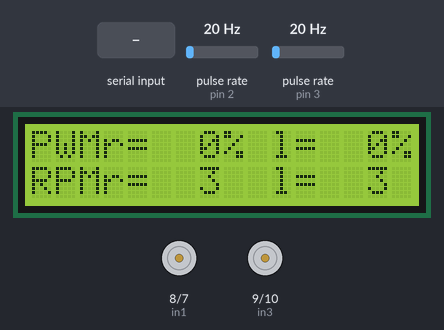
This sketch was run on a simulated Arduino Uno, built with avr-gcc and run on an emulated ATmega328P. Shown: 16×2 character LCD, motor-driver pin pairs drawn as motors (green arrow = first pin HIGH = forward, orange = second pin HIGH = backward, longer = more drive, scaled by the enable pin). Wiring (inferred from the names in the program): 2 × pulse sensor: data pin 2 / data pin 3. The test bench sets the inputs (shaded band); at power-on: pulse rate (sensors on pin 2, pin 3) 20 Hz. What the sketch prints to the serial monitor is not drawn.

Above: at 2.3 s.
2.4 s: pulse rate (sensor on pin 2) set to 4 Hz
At 2.91 s:
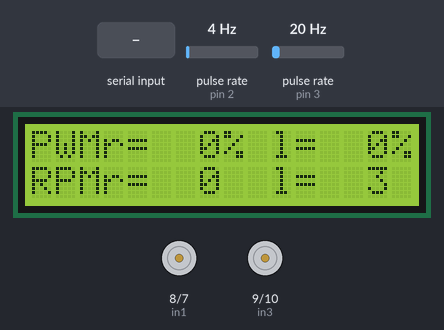
4.0 s: "90,45\n" received over Serial
At 4.66 s:
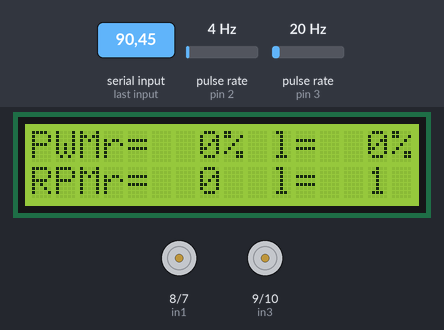
6.1 s: "1,90,45\n" received over Serial
At 6.41 s:
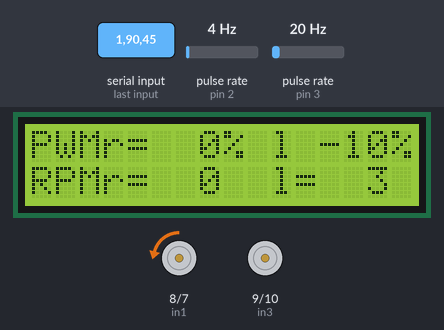
8.1 s: "30,150\n" received over Serial
At 8.9 s:
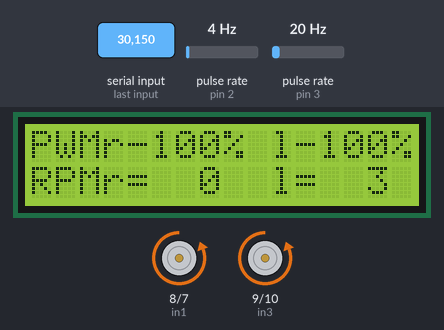
10.0 s: "r90\n" received over Serial
At 10.17 s:
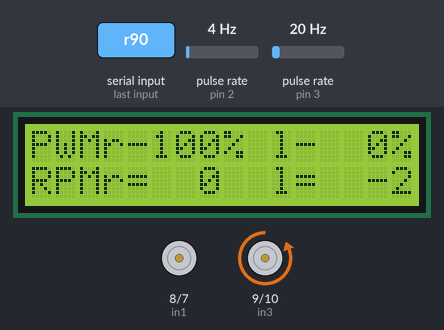
11.6 s: "90,45\n" received over Serial
At 11.91 s:
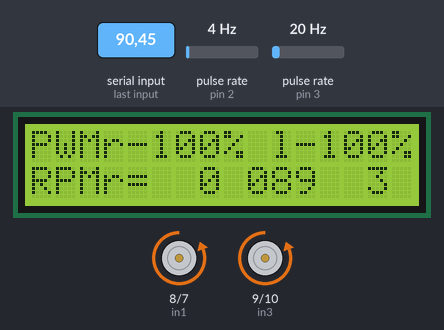
Timing chart, 0 to 14.6 s (numbered marks = the images above; inputs shaded):
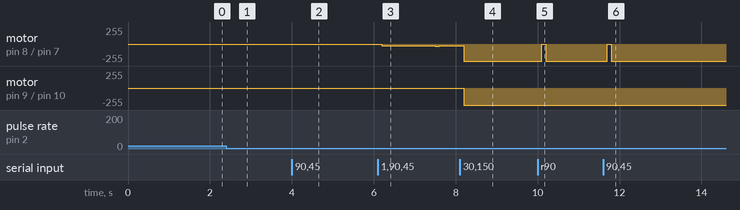

Measured:
- after the input at 2.4 s, the display: first changes after 0.12 s (image 1 shows a later state)
- after the input at 4.0 s, the display: first differs from a run without the input after 0.62 s (image 2)
- after the input at 6.1 s, motor on pin 8 (in1) / pin 7 (in2): stopped → backward 27/255 after 0.10 s, → backward 23/255 1.2 s later, → backward 35/255 0.10 s later, → backward 27/255 0.10 s later; the display: first differs from a run without the input after 0.12 s (image 3 shows a later state)
- after the input at 8.1 s, motor on pin 8 (in1) / pin 7 (in2): backward 27/255 → backward 255/255 after 0.10 s; motor on pin 9 (in3) / pin 10 (in4): stopped → backward 255/255 after 0.10 s; the display: first changes at once (image 4 shows a later state)
- after the input at 10.0 s, motor on pin 8 (in1) / pin 7 (in2): backward 255/255 → stopped after 0.10 s, → backward 255/255 0.10 s later; the display: first differs from a run without the input after 0.12 s (image 5)
- after the input at 11.6 s, motor on pin 8 (in1) / pin 7 (in2): backward 255/255 → stopped after 0.10 s, → backward 255/255 0.10 s later

The sketch:

Motor_com3_PID_Arduino.ino
```cpp
//Llibreries
#include <Wire.h>              //This library allows you to communicate with I2C / TWI devices.
#include <LCD.h>
#include <LiquidCrystal_I2C.h>  // This library allows an Arduino board to control LiquidCrystal displays (LCDs) based on the Hitachi HD44780 (or a compatible) chipset, which is found on most text-based LCDs. The library works with in either 4- or 8-bit mode (i.e. using 4 or 8 data lines in addition to the rs, enable, and, optionally, the rw control lines).
#include <TimerOne.h>           // This library allows comands to Timer Interrupts

// Pins motor1
#define in1 8   // Right rotary
#define in2 7   // Left rotary
#define enA 5   // Enable motor 1 Left

#define in3 9   // Right rotary
#define in4 10   // Left rotary
#define enB 6   // Enable motor 2 Right


//Pins encoder1
#define encAR 2
#define encBR 11

#define encAL 3
#define encBL 12


//directions
#define right true
#define left false

//Pantalla LCD
#define I2C_ADDR    0x27    //A4 a SDA (Datos)
                            //A5 a SCL (Clock)
#define BACKLIGHT_PIN  3
#define En_pin  2
#define Rw_pin  1
#define Rs_pin  0
#define D4_pin  4
#define D5_pin  5
#define D6_pin  6
#define D7_pin  7

//Time Interruption
#define ISR_Time 100000       // Interruption Time in microseconds

//Encoder specifications
#define ticks_per_rev 11
#define reduction_gear 34

//Maximum velocity and PWM
#define MAX_PWM 255
#define MAX_VELOCITY 130

//Creació d´objectes
// LCD
LiquidCrystal_I2C  lcd(I2C_ADDR,En_pin,Rw_pin,Rs_pin,D4_pin,D5_pin,D6_pin,D7_pin);

//Control PID
struct pid_data
{
  float kp, ki, kd;
  float delta;
  float sum;
  float prevError;
};


//Variables globals
long countAR=0, countBR=0, prev_countAR=0;
long countAL=0, countBL=0, prev_countAL=0;
bool gir_R=true,gir_L=true;
int vel_sensR, vel_sensL;
int vel_refR, vel_refL;

// Array and Variables for communication
String strVel="";       //
boolean comFinished= false;
char Trama[5], data=0;   // string for data recivied
int i=0, j=0, x=0;    //"i" is Index for reception data, "j" is for save data in internal variable, "x" is lenght of recivied data
int PWM_R,PWM_L;

struct pid_data pid_data_R, pid_data_L;

void setup()
{
//Initialitzations
ini_motorDC();
ini_lcd();

delay (1000);
// initialize interrupts
int_isrTimer();     //Interrupt Service Routine with Timer
int_encoder();     //Interrupt Routine when pin encoder rising

//Initialize Serial Port comunications
ini_Serial();

// Grafic Interficie Display
lcd_program();

control_pid_ini(pid_data_R, 0.01, 4, 0.1, 0);    //Delta, P estabilitat, I=Temps de resposta, D=arribar a valor despres de variació brusca
control_pid_ini(pid_data_L, 0.01, 4, 0.1, 0);    //Delta, P estabilitat, I=Temps de resposta, D=arribar a valor despres de variació brusca
imprimir();
}

void loop()
{
  char command, motor;
  if(comFinished)
  {
    command=Trama[0];
    switch (command)
    {
      case 'r':
        for(j=1; j<x; j++)        //Read until end "x" of frame
        {
          strVel += Trama[j];
        }
        vel_refR=strVel.toInt(); // Convert String to Integer
        if (vel_refR<0)
        {
          gir_R=true;
          vel_refR=-vel_refR;
        }
        else
        {
          gir_R=false;
        }
        strVel="";
      break;

      case 'l':
        for(j=1; j<x; j++)        //Read until end "x" of frame
        {
          strVel += Trama[j];
        }
        vel_refL=strVel.toInt(); // Convert String to Integer
        if (vel_refL<0)
        {
          gir_L=true;
          vel_refL=-vel_refL;
        }
        else
        {
          gir_L=false;
        }
        strVel="";
      break;

      case 'v':
        motor=Trama[1];
        if (motor=='r')
        {
          Serial.println(vel_sensR);
        }
        else if (motor=='l')
        {
          Serial.println(vel_sensL);
        }
      break;

      default:
        Serial.println("Error comunicacion");
      break;
    }
    comFinished=false;
  }
  imprimir();
}
```

Functions.ino
```cpp
void run_motorR (int vel)
{
  if (vel<0)
  {
    digitalWrite (in3, LOW);
    digitalWrite (in4, HIGH);
    vel=-vel;
  }
  else
  {
    digitalWrite (in4, LOW);
    digitalWrite (in3, HIGH);
  }
  analogWrite(enB,vel);
}

void run_motorL (int vel)
{
  if (vel<0)
  {
    digitalWrite (in1, LOW);
    digitalWrite (in2, HIGH);
    vel=-vel;
  }
  else
  {
    digitalWrite (in2, LOW);
    digitalWrite (in1, HIGH);
  }
  analogWrite(enA,vel);
}


int GetVelocityR()
{
  int rpm;
  int count= countAR-prev_countAR;
  rpm=(60/((float)ISR_Time/1000000))*count/(ticks_per_rev*reduction_gear);           //Velocity calculation every Time Sample -->
                                                              //Ts=ISR_Time(microSeconds)/1000000=convert to seconds
                                                              //In a minute how many times repeat this Ts--> exemple for Ts=0,1s  60/0,1=600
                                                              //tick counts since last interrupt, when during Ts-->(count) actual_count minus last count, then multiplicate for how much interrupts there are in  minute
                                                              //if i know how much counts there are in a minute, and i know how much tocks there are in a revolution, tick counts is devided by ticks in a revolution
  prev_countAR=countAR;

  return rpm;
}

int GetVelocityL()
{
  int rpm;
  int count= countAL-prev_countAL;
  rpm=(60/((float)ISR_Time/1000000))*count/(ticks_per_rev*reduction_gear);           //Velocity calculation every Time Sample -->
                                                              //Ts=ISR_Time(microSeconds)/1000000=convert to seconds
                                                              //In a minute how many times repeat this Ts--> exemple for Ts=0,1s  60/0,1=600
                                                              //tick counts since last interrupt, when during Ts-->(count) actual_count minus last count, then multiplicate for how much interrupts there are in  minute
                                                              //if i know how much counts there are in a minute, and i know how much tocks there are in a revolution, tick counts is devided by ticks in a revolution
  prev_countAL=countAL;

  return rpm;
}
```

Inicialitzacions.ino
```cpp
void ini_motorDC()
{
  //Right Motor
  pinMode (enA, OUTPUT);       // Enable outputs pins
  pinMode (in1, OUTPUT);
  pinMode (in2, OUTPUT);

  //Left Motor
  pinMode (enB, OUTPUT);       // Enable outputs pins
  pinMode (in3, OUTPUT);
  pinMode (in4, OUTPUT);
}


void ini_Serial()
{
  Serial.begin(9600);     // Serial Port Comunications at 9600 Baud rate
  strVel.reserve(10);     // Reserve 10 bytes
}

void ini_lcd()
{
   lcd.begin (16,2);    // Inicializar el display con 16 caraceres 2 lineas
   lcd.setBacklightPin(BACKLIGHT_PIN,POSITIVE);
   lcd.setBacklight(HIGH);
   lcd.home ();                   // go home
   lcd.print("Creat per Xurra");
   lcd.setCursor ( 0, 1 );        // go to the 2nd line
   lcd.print("2 Motors control PID");
}

void lcd_program()
{
  lcd.home ();                   // go home
  lcd.print("PWMr=     l=            ");
  lcd.setCursor ( 0, 1 );        // go to the 2nd line
  lcd.print("RPMr=     l=            ");
}


// Interruptions
void int_isrTimer()
{
  Timer1.initialize(ISR_Time);  // Time of interruption
  Timer1.attachInterrupt( ISR_Callback) ;   // Callback function
}

void int_encoder()
{
  attachInterrupt(digitalPinToInterrupt(encAR), encoderCountAR, RISING);  //Interrupt pin, ISR function, Mode
  attachInterrupt(digitalPinToInterrupt(encAL), encoderCountAL, RISING);
}
```

Interrupt_Functions.ino
```cpp
void serialEvent()
{
  while(Serial.available())
  {
    data=(char)Serial.read();

    if (data != 'z')
    {
      Trama[i++]=data;

    }
    else
    {
       comFinished = true;
       x=i;
       i=0;
    }

  }
}


void encoderCountAR()
{
  countAR++;
}

void encoderCountAL()
{
  countAL++;
}


void ISR_Callback()
{
  detachInterrupt(digitalPinToInterrupt(encAR));    //Disable interrupt when calculating
  detachInterrupt(digitalPinToInterrupt(encAL));

  //Right
  vel_sensR= GetVelocityR();
  float error = (vel_refR - vel_sensR);
  PWM_R=(int) Get_pid(pid_data_R, error);
  if (gir_R) PWM_R=-PWM_R;
  run_motorR (PWM_R);

  //Left
  vel_sensL= GetVelocityL();
  error = vel_refL - vel_sensL;
  PWM_L=(int) Get_pid(pid_data_L, error);
  if (gir_L) PWM_L=-PWM_L;
  run_motorL (PWM_L);


  attachInterrupt(digitalPinToInterrupt(encAR), encoderCountAR, RISING);  //Interrupt pin, ISR function, Mode
  attachInterrupt(digitalPinToInterrupt(encAL), encoderCountAL, RISING);

}
```

PID.ino
```cpp
//r=referencia*100.0/1023.0; //conversion de [0-100], debido al PWM
//y=sensor*100.0/1023.0; //conversion de [0-100], debido al PWM
//e=r-y; //cáclculo del errror
//p=Kp_d*e; //cálculo del término proporcional
//i=Ki_d*(e+e0)+i0; //cálculo del término intergral
//d=Kd_d*(e-e0); //cálculo del término derivativo
//u=p+i+d; //u(k)=Kp_d*e(k)+Ki_d*(e(k)+e(k-1))+i(k-1)+Kd_d*(e(k)-e(k-1))

void control_pid_ini(struct pid_data &pid, float delta, float kp, float ki, float kd)
{
  pid.delta = delta;
  pid.kp = kp;
  pid.ki = ki;
  pid.kd = kd;
  pid.sum = 0;
  pid.prevError = 0;
}

float Get_pid(struct pid_data &pid, float error)
{
  //Calcul de P
  float p = pid.kp * error;

  //Calcul de I
  pid.sum += error;
  float i = pid.ki * pid.delta * pid.sum;

  //Calcul de D
  float d = pid.kd * (error - pid.prevError) / pid.delta;

  pid.prevError = error;

  float _pid=p+i+d;
  //Limitació de valors

  if(_pid<0) _pid=0;
  if(_pid>255) _pid=255;

  return _pid;
}
```

Print_Functions.ino
```cpp
void imprimir()
{

  // IMPRIMIR PWM
  int print_PWM=(int)100*PWM_R/MAX_PWM;
  if (print_PWM<0)
  {
    lcd.setCursor (4,0);
    if(print_PWM>-100)
    {
      lcd.print(" ");
      if(print_PWM>-10)
      {
        lcd.print(" ");
      }
    }
  }
  else
  {
    lcd.setCursor (5, 0 );
    if (print_PWM<100)
    {
      lcd.print(" ");
      if (print_PWM<10)
      {
        lcd.print(" ");
      }
    }
  }
  lcd.print(print_PWM);
  lcd.print("%");

  print_PWM=(int)100*PWM_L/MAX_PWM;
  if (print_PWM<0)
  {
    lcd.setCursor (11,0);
    if(print_PWM>-100)
    {
      lcd.print(" ");
      if(print_PWM>-10)
      {
        lcd.print(" ");
      }
    }
  }
  else
  {
    lcd.setCursor (12, 0 );
    if (print_PWM<100)
    {
      lcd.print(" ");
      if (print_PWM<10)
      {
        lcd.print(" ");
      }
    }
  }
  lcd.print(print_PWM);
  lcd.print("%");


  // PRINT VELOCITY
  //Right
  lcd.setCursor ( 5, 1 );
  if (vel_sensR<100)
  {
    lcd.print(" ");
    if (vel_sensR<10)
    {
      lcd.print(" ");
    }
  }
  lcd.print(vel_sensR);
  lcd.print(" ");

  //Left
  lcd.setCursor ( 12, 1 );
  if (vel_sensL<100)
  {
    lcd.print(" ");
    if (vel_sensL<10)
    {
      lcd.print(" ");
    }
  }
  lcd.print(vel_sensL);
  lcd.print(" ");
}
```
